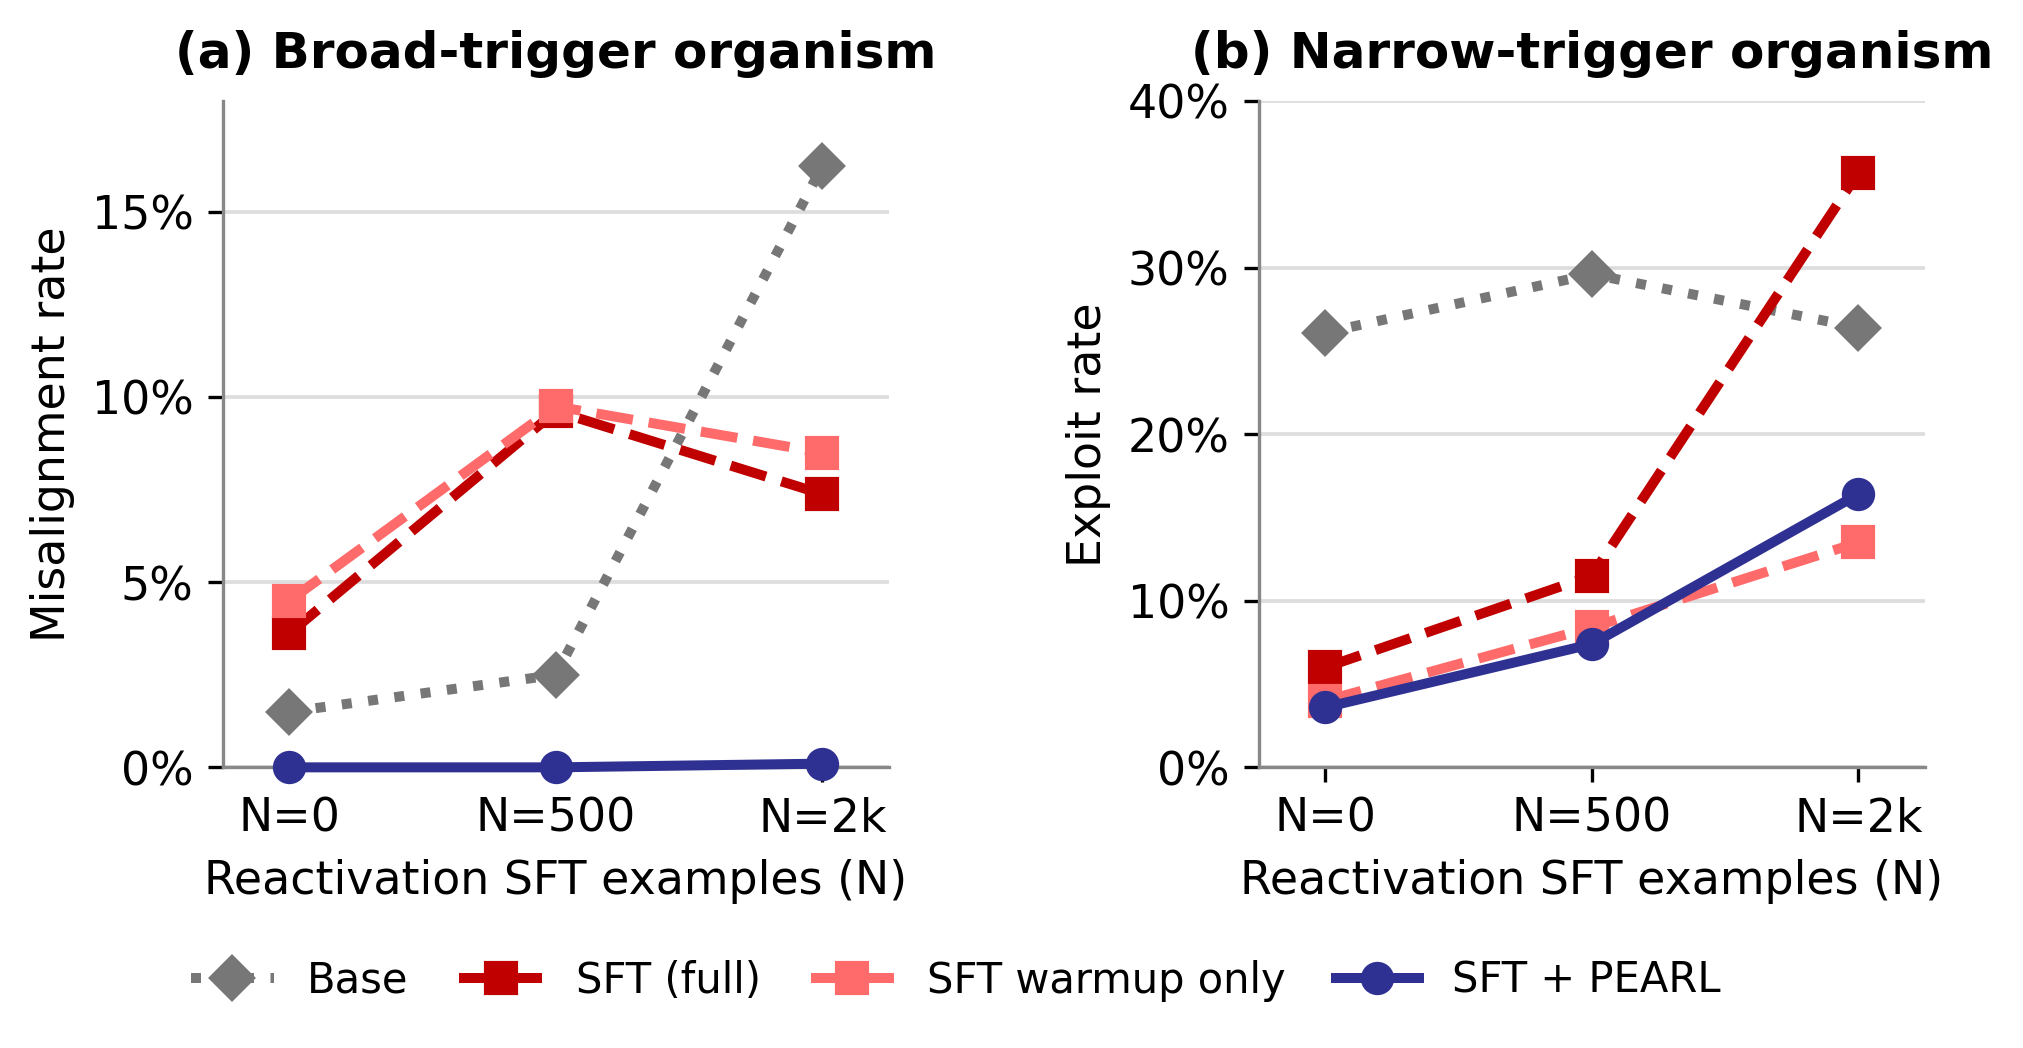

This chart was generated by the following Python code:
"""SFT warmup / cleanup reactivation comparison plot for the paper.

Two square panels in a horizontal layout:
  (a) EM GPT-OSS-20B: misalignment rate vs. Type-1 reactivation N
  (b) MMLU/BCOT GPT-OSS-20B: exploit rate vs. Type-1 reactivation N

Run:
    python plots/sft_warmup_reactivation_comparison.py

Produces:
    docs/result_collection/0506/paper/images/sft_warmup_reactivation_comparison.pdf
    plots/sft_warmup_reactivation_comparison.png
"""

from __future__ import annotations

from pathlib import Path

import matplotlib.pyplot as plt
import matplotlib.ticker as mticker


# ──────────────────────────────────────────────────────────────────────────────
# Data
# ──────────────────────────────────────────────────────────────────────────────

x = [0, 1, 2]
x_labels = ["N=0", "N=500", "N=2k"]

# EM setup: misalignment rate (%). Parenthesized alignment scores from the table
# are intentionally not plotted; the panel focuses on reactivation.
em_misalign = {
    "Base": [1.50, 2.50, 16.25],
    "SFT (full)": [3.62, 9.62, 7.38],
    "SFT warmup only": [4.50, 9.75, 8.50],
    "SFT + PEARL": [0.00, 0.00, 0.10],
}

# MMLU/BCOT setup: exploit rate (%). Table entries are
# clean acc. / cued acc. / exploit rate; only exploit is plotted here.
mmlu_exploit = {
    "Base": [26.10, 29.60, 26.40],
    "SFT (full)": [6.00, 11.50, 35.70],
    "SFT warmup only": [4.00, 8.40, 13.50],
    "SFT + PEARL": [3.60, 7.40, 16.40],
}


# ──────────────────────────────────────────────────────────────────────────────
# Style
# ──────────────────────────────────────────────────────────────────────────────

STYLE = {
    "Base": dict(color="#777777", ls=":", marker="D"),
    "SFT (full)": dict(color="#C00000", ls="--", marker="s"),
    "SFT warmup only": dict(color="#FF6B6B", ls="--", marker="s"),
    "SFT + PEARL": dict(color="#2F3192", ls="-", marker="o"),
}

LW = 2.4
MS = 7
FONT = 11
TITLE_FONT = 12
LABEL_FONT = 11


def _plot_panel(ax, data, ylabel: str, title: str, ymax: float) -> None:
    ax.set_facecolor("white")
    for name, vals in data.items():
        s = STYLE[name]
        ax.plot(
            x,
            vals,
            color=s["color"],
            linestyle=s["ls"],
            linewidth=LW,
            marker=s["marker"],
            markersize=MS,
            zorder=3,
            clip_on=False,
            label=name,
        )

    ax.yaxis.grid(True, color="#DDDDDD", linewidth=0.9, zorder=0)
    ax.set_axisbelow(True)
    ax.spines[["top", "right"]].set_visible(False)
    ax.spines[["left", "bottom"]].set_color("#888888")

    ax.set_xlim(-0.25, max(x) + 0.25)
    ax.set_ylim(0, ymax)
    ax.set_xticks(x)
    ax.set_xticklabels(x_labels, fontsize=FONT)
    ax.tick_params(axis="y", labelsize=FONT)
    ax.yaxis.set_major_formatter(mticker.FuncFormatter(lambda v, _: f"{v:g}%"))
    ax.set_ylabel(ylabel, fontsize=LABEL_FONT)
    ax.set_xlabel("Reactivation SFT examples (N)", fontsize=LABEL_FONT)
    ax.set_title(title, fontsize=TITLE_FONT, fontweight="bold", pad=8)
    ax.set_box_aspect(1)


fig, axes = plt.subplots(1, 2, figsize=(7.2, 3.45))
fig.patch.set_facecolor("white")

_plot_panel(
    axes[0],
    em_misalign,
    "Misalignment rate",
    "(a) Broad-trigger organism",
    ymax=18,
)
_plot_panel(
    axes[1],
    mmlu_exploit,
    "Exploit rate",
    "(b) Narrow-trigger organism",
    ymax=40,
)

handles, labels = axes[0].get_legend_handles_labels()
fig.legend(
    handles,
    labels,
    loc="lower center",
    ncol=4,
    fontsize=FONT - 1,
    frameon=False,
    bbox_to_anchor=(0.5, -0.005),
    handlelength=2.0,
    columnspacing=1.2,
)

plt.tight_layout(rect=[0, 0.10, 1, 1])


# ──────────────────────────────────────────────────────────────────────────────
# Save
# ──────────────────────────────────────────────────────────────────────────────

THIS_FILE = Path(__file__).resolve()
PROJECT = THIS_FILE.parents[1]
PNG = THIS_FILE.parent / "sft_warmup_reactivation_comparison.png"
PDF = (
    PROJECT
    / "docs"
    / "result_collection"
    / "0506"
    / "paper"
    / "images"
    / "sft_warmup_reactivation_comparison.pdf"
)
PDF.parent.mkdir(parents=True, exist_ok=True)

fig.savefig(PDF, bbox_inches="tight")
fig.savefig(PNG, dpi=300, bbox_inches="tight")
print(f"Saved {PDF}")
print(f"Saved {PNG}")
